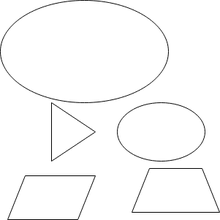
%> input picture polygonellipse.png, 220 x 220 px, shrunk from 301 x 301 before the run
$ octave bil_q1.m   (GNU Octave 9; MATLAB toolbox functions it lacks are replaced by stand-ins)
%> lines starting %> are read from the running program, lines starting %| are printed output that depends on the picture
close all;

A = imread('polygonellipse.png');
%> A is the input picture: size 220x220x3 uint8; min 49, max 255, mean 249.9
A = rgb2gray(A);
%> A: size 220x220 uint8
Final = resizeBL(double(A),3);

imshow(uint8(Final));

function ret = resizeBL(Image, X)
%> called with X = 3
    [rows cols depth] = size(Image);
%> rows = 220; cols = 220; depth = 1
    new_rows = rows * X; new_cols = cols * X;
%> after `new_rows = rows * X`: new_rows = 660
%> after `new_cols = cols * X`: new_cols = 660
    ret = zeros(new_rows,new_cols,depth);
    row_array = zeros(1,rows); col_array = zeros(1,cols);
    row_pad = floor((new_rows-rows)/(rows-1)); col_pad = floor((new_cols-cols)/(cols-1));
%> after `row_pad = floor((new_rows-rows)/(rows-1))`: row_pad = 2
%> after `col_pad = floor((new_cols-cols)/(cols-1))`: col_pad = 2
    row_array(1,1)=1; row_array(1,rows)=new_rows; col_array(1,1)=1; col_array(1,cols)=new_cols;
    for i = 1:rows-2
        row_array(1,i+1) = 1 + i*(row_pad+1);
    end
%> after the loop, row_array = 220 values from 1 to 660
    for i = 1:cols-2
        col_array(1,i+1) = 1 + i*(col_pad+1);
    end
%> after the loop, col_array = 220 values from 1 to 660
    for i = 1:rows
        for j = 1:cols
            ret(row_array(1,i),col_array(1,j)) = Image(i,j);
        end
    end
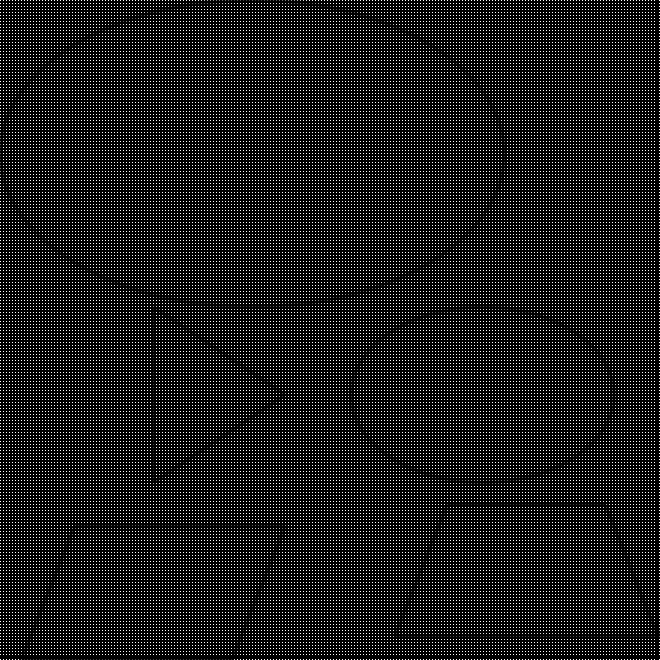
%> ret: size 660x660 double; min 0, max 255, mean 27.8
    for i = 1:cols
        colnum = col_array(1,i);
        for j = 1:rows-2
            rownum = row_array(1,j);
            rownumNext = row_array(1,j+1);
            for k = 1:row_pad
                fractionright = k/(row_pad+1);
                fractionleft = 1.0 - fractionright;
                for d = 1:depth
                    ret(rownum+k,colnum,d) = fractionright*Image(j+1,i,d) + fractionleft*Image(j,i,d);
                end
            end
        end
        rownum = row_array(1,rows-1);
        rownumNext = row_array(1,rows);
        space = rownumNext - rownum - 1;
        for k = 1:space
            fractionright = k/(space+1);
            fractionleft = 1.0 - fractionright;
            for d = 1:depth
                ret(rownum+k,colnum,d) = fractionright*Image(rows,i,d) + fractionleft*Image(rows-1,i,d);
            end
        end
    end
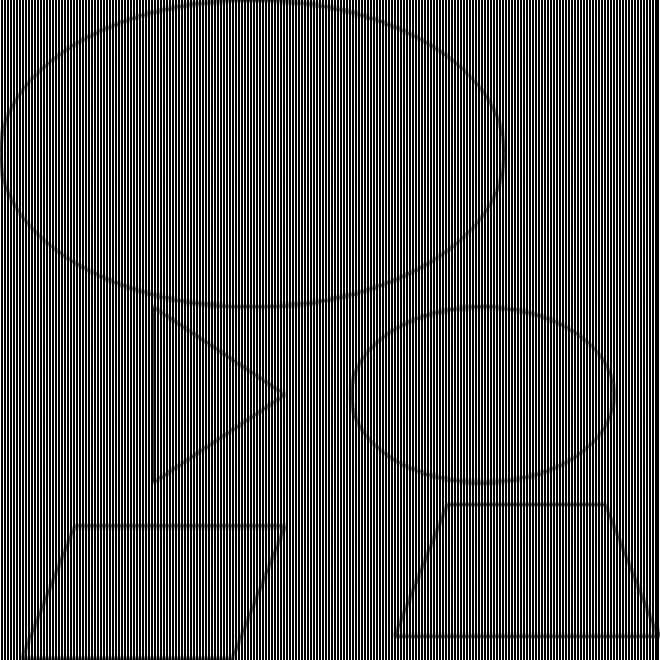
%> ret: size 660x660 double; min 0, max 255, mean 83.3; drawn with min black and max white

    for i = 1:new_rows
        for j = 1:cols-2
            colnum = col_array(1,j);
            colnumNext = col_array(1,j+1);
            for k = 1:col_pad
                fractionright = k/(col_pad+1);
                fractionleft = 1.0 - fractionright;
                for d = 1:depth
                    ret(i,colnum+k,d) = fractionright*ret(i,colnumNext,d) + fractionleft*ret(i,colnum,d);
                end
            end
        end
        colnum = col_array(1,cols-1);
        colnumNext = col_array(1,cols);
        space = colnumNext - colnum - 1;
        for k = 1:space
            fractionright = k/(space+1);
            fractionleft = 1.0 - fractionright;
            for d = 1:depth
                ret(i,colnum,d) = fractionright*ret(i,colnumNext,d) + fractionleft*ret(i,colnum,d);
            end
        end
    end
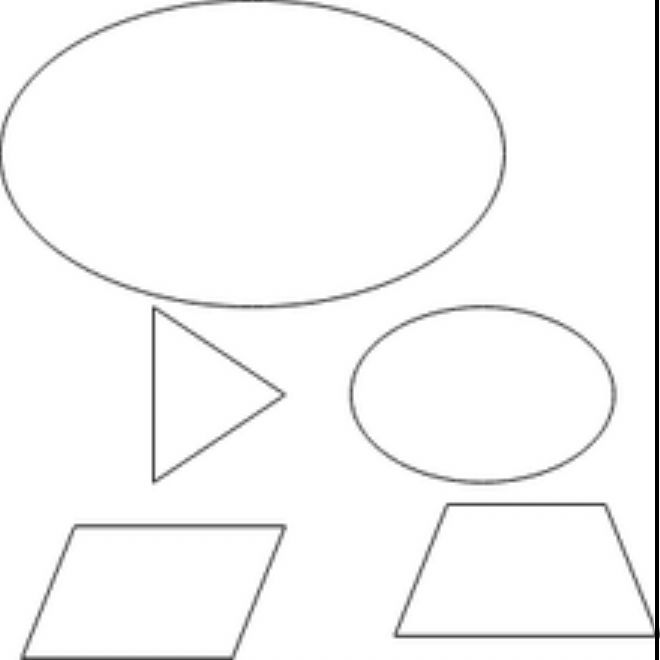
%> ret: size 660x660 double; min 0, max 255, mean 248.4; drawn with min black and max white
end
